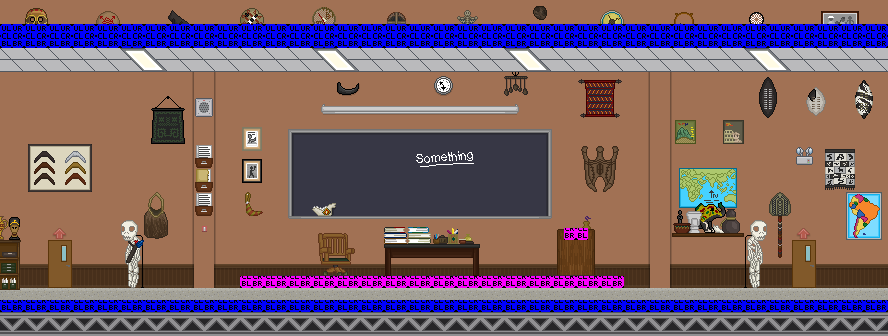

Below is a game level as drawn by its tile map, then a one-line description and the .tmx that defines it (tile-layer data replaced by summaries):
An orthogonal 37x14 tile map with 24x24 px tiles, 6 tile layers (bg, bg2, decor1, decor2, ...), 2 tilesets and 4 objects (3x door, info).

<map version="1.0" orientation="orthogonal" width="37" height="14" tilewidth="24" tileheight="24">
 <properties>
  <property name="soundtrack" value="greendale-alt" />
 </properties>
 <tileset firstgid="1" name="anthropologyroom" tilewidth="24" tileheight="24">
  <image source="../images/tilesets/anthropologyroom.png" width="360" height="312" />
 </tileset>
 <tileset firstgid="196" name="collisions" tilewidth="24" tileheight="24">
  <image source="../images/tilesets/collisions.png" width="632" height="512" />
 </tileset>
 <layer name="bg" width="37" height="14">
  <data>[518 cells, 518 non-empty, 10 distinct tile ids]</data>
 </layer>
 <layer name="bg2" width="37" height="14">
  <data>[518 cells, 6 non-empty, 6 distinct tile ids]</data>
 </layer>
 <layer name="decor1" width="37" height="14">
  <data>[518 cells, 155 non-empty, 60 distinct tile ids]</data>
 </layer>
 <layer name="decor2" width="37" height="14">
  <data>[518 cells, 62 non-empty, 53 distinct tile ids]</data>
 </layer>
 <layer name="tabletop" width="37" height="14">
  <data>[518 cells, 16 non-empty, 16 distinct tile ids]</data>
 </layer>
 <layer name="collision" width="37" height="14">
  <data>[518 cells, 92 non-empty, 5 distinct tile ids]</data>
 </layer>
 <objectgroup name="nodes" width="37" height="14">
  <object type="info" x="574" y="217" width="21" height="22">
   <properties>
    <property name="info" value="A restorative drink, according to the Yogi Indians.|...But you just can't bring yourself to taste it." />
   </properties>
  </object>
  <object name="rightdoor" type="door" x="792" y="240" width="24" height="60">
   <properties>
    <property name="level" value="class-hallway-2" />
    <property name="to" value="anthroright" />
   </properties>
  </object>
  <object name="leftdoor" type="door" x="48" y="240" width="24" height="60">
   <properties>
    <property name="level" value="class-hallway-2" />
    <property name="to" value="anthroleft" />
   </properties>
  </object>
  <object name="main" type="door" x="120" y="240" width="48" height="60" />
 </objectgroup>
</map>
